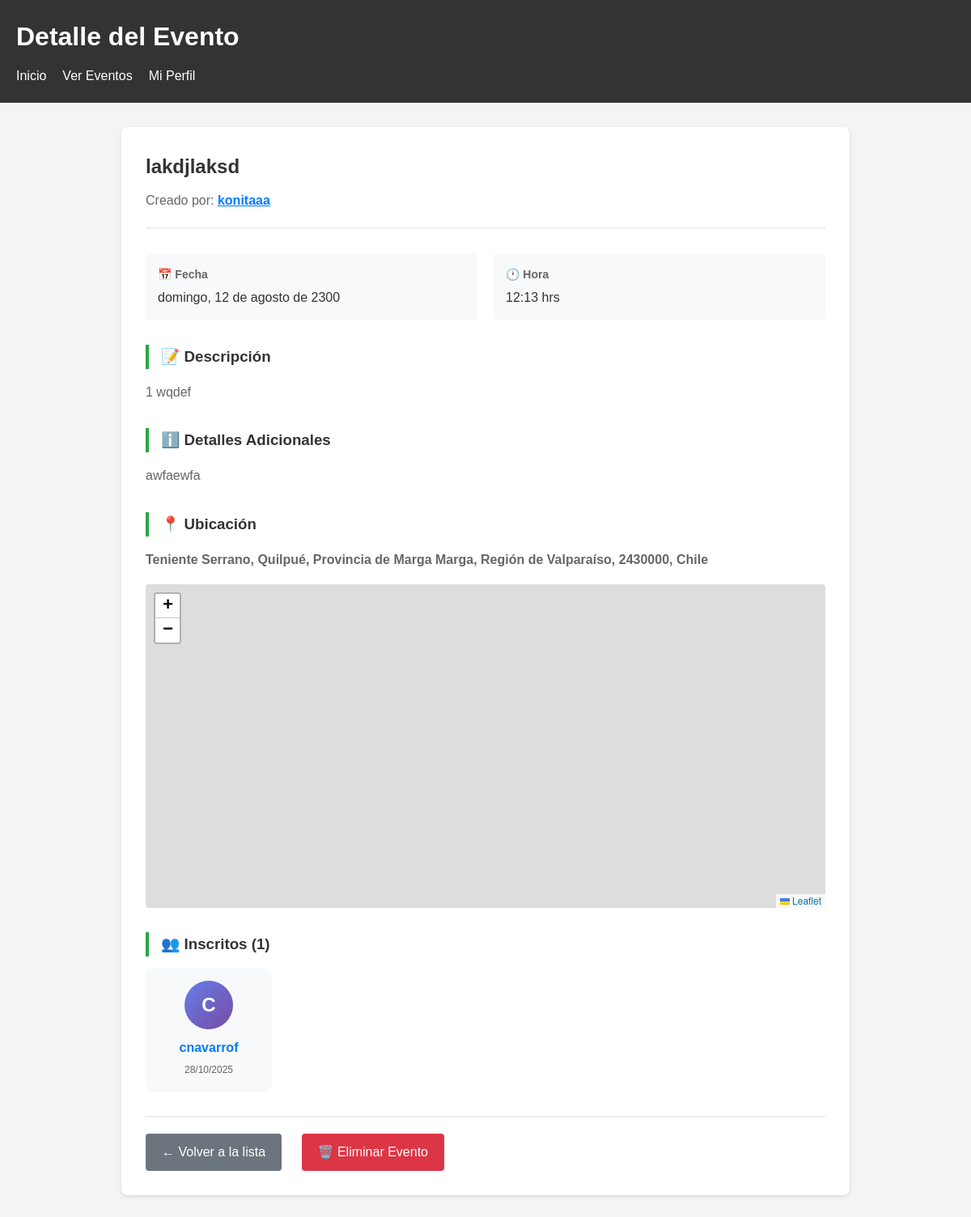
/eventos/5/ (signed in), run on the app's committed database.
### Humanet/models.py (models this page shows, shortened)
class Evento(models.Model):
    creador = models.ForeignKey(User, on_delete=models.CASCADE, related_name='eventos')
    nombre = models.CharField(max_length=200)
    fecha = models.DateField()
    hora = models.TimeField()
    ubicacion = models.CharField(max_length=300)
    latitud = models.DecimalField(max_digits=9, decimal_places=6, null=True, blank=True)
    longitud = models.DecimalField(max_digits=9, decimal_places=6, null=True, blank=True)
    descripcion = models.TextField()
    detalles = models.TextField(blank=True, null=True)
    imagen = models.ImageField(upload_to='eventos/', blank=True, null=True)
    fecha_creacion = models.DateTimeField(auto_now_add=True)
    class Meta:
        ordering = ['-fecha_creacion']
        verbose_name = 'Evento'
        verbose_name_plural = 'Eventos'

class Inscripcion(models.Model):
    evento = models.ForeignKey(Evento, on_delete=models.CASCADE, related_name='inscripciones')
    usuario = models.ForeignKey(User, on_delete=models.CASCADE, related_name='inscripciones')
    fecha_inscripcion = models.DateTimeField(auto_now_add=True)
    class Meta:
        unique_together = ('evento', 'usuario')  # Un usuario no puede inscribirse dos veces al mismo evento
        ordering = ['-fecha_inscripcion']
        verbose_name = 'Inscripción'
        verbose_name_plural = 'Inscripciones'

### Humanet/views.py (the view)
# urls.py: path('eventos/<int:evento_id>/', views.detalle_evento, name='detalle_evento'),
def detalle_evento(request, evento_id):
    evento = get_object_or_404(Evento, id=evento_id)
    inscripciones = evento.inscripciones.all()
    total_inscritos = inscripciones.count()
    usuario_inscrito = False
    if request.user.is_authenticated:
        usuario_inscrito = Inscripcion.objects.filter(evento=evento, usuario=request.user).exists()
    context = {
        'evento': evento,
        'inscripciones': inscripciones,
        'total_inscritos': total_inscritos,
        'usuario_inscrito': usuario_inscrito,
    }
    return render(request, 'Humanet/detalle_evento.html', context)

### Humanet/templates/Humanet/detalle_evento.html (shortened to what this page needs)
<!DOCTYPE html>
<html lang="es">
<head>
    <link rel="stylesheet" href="https://unpkg.com/leaflet@1.9.4/dist/leaflet.css" />
</head>
<body>
    <header>
        <h1>Detalle del Evento</h1>
        <nav>
            <ul>
                <li><a href="/">Inicio</a></li>
                <li><a href="{% url 'lista_eventos' %}">Ver Eventos</a></li>
                {% if user.is_authenticated %}
                    <li><a href="{% url 'perfil' %}">Mi Perfil</a></li>
                {% else %}
                    <li><a href="{% url 'login' %}">Iniciar Sesión</a></li>
                {% endif %}
            </ul>
        </nav>
    </header>
    <main>
        <div class="evento-header">
            <h2>{{ evento.nombre }}</h2>
            <p style="color: #666;">
                Creado por:
                <a href="{% url 'perfil_publico' evento.creador.username %}" style="color: #007bff; font-weight: bold;">
                    {{ evento.creador.username }}
               </a>
             </p>
       </div>
        <div class="evento-meta">
            <div class="meta-item">
                <strong>📅 Fecha</strong>
                <span>{{ evento.fecha|date:"l, d \d\e F \d\e Y" }}</span>
            </div>
            <div class="meta-item">
                <strong>🕐 Hora</strong>
                <span>{{ evento.hora|time:"H:i" }} hrs</span>
            </div>
        </div>
        <div class="seccion">
            <h3>📝 Descripción</h3>
            <p>{{ evento.descripcion }}</p>
        </div>
        {% if evento.detalles %}
        <div class="seccion">
            <h3>ℹ️ Detalles Adicionales</h3>
            <p>{{ evento.detalles }}</p>
        </div>
        {% endif %}
        <div class="seccion">
            <h3>📍 Ubicación</h3>
            <p><strong>{{ evento.ubicacion }}</strong></p>
            {% if evento.latitud and evento.longitud %}
            <div id="map"></div>
            {% endif %}
        </div>
        <div class="seccion">
    <h3>👥 Inscritos ({{ total_inscritos }})</h3>
    {% if inscripciones %}
    <div style="display: grid; grid-template-columns: repeat(auto-fill, minmax(150px, 1fr)); gap: 15px; margin-top: 15px;">
        {% for inscripcion in inscripciones %}
        <div style="background: #f8f9fa; padding: 15px; border-radius: 8px; text-align: center;">
            <div style="width: 60px; height: 60px; background: linear-gradient(135deg, #667eea 0%, #764ba2 100%); border-radius: 50%; margin: 0 auto 10px; display: flex; align-items: center; justify-content: center; color: white; font-size: 24px; font-weight: bold;">
                {{ inscripcion.usuario.username|slice:":1"|upper }}
            </div>
            <a href="{% url 'perfil_publico' inscripcion.usuario.username %}" style="color: #007bff; text-decoration: none; font-weight: bold;">
                {{ inscripcion.usuario.username }}
            </a>
            <p style="font-size: 12px; color: #666; margin-top: 5px;">
                {{ inscripcion.fecha_inscripcion|date:"d/m/Y" }}
            </p>
        </div>
        {% endfor %}
    </div>
    {% else %}
    <p style="text-align: center; color: #999; padding: 30px;">Aún no hay inscritos en este evento.</p>
    {% endif %}
</div>
<div class="acciones">
    <a href="{% url 'lista_eventos' %}" class="btn-volver">← Volver a la lista</a>
    {% if user.is_authenticated %}
        {% if user == evento.creador or user.is_staff %}
        <a href="{% url 'eliminar_evento' evento.id %}" class="btn-eliminar-evento">🗑️ Eliminar Evento</a>
        {% endif %}
    {% endif %}
</div>
</body>
</html>

### Humanet/templates/Humanet/detalle_evento.html (style rules this page uses)
.btn-eliminar-evento { display: inline-block; background: #dc3545; color: white; padding: 10px 20px; border-radius: 4px; text-decoration: none; margin-left: 10px; }
* { margin: 0; padding: 0; box-sizing: border-box; }
body { font-family: Arial, sans-serif; line-height: 1.6; background-color: #f4f4f4; }
header { background: #333; color: #fff; padding: 20px; }
header h1 { margin-bottom: 10px; }
nav ul { list-style: none; display: flex; gap: 20px; }
nav a { color: #fff; text-decoration: none; }
main { max-width: 900px; margin: 30px auto; background: white; padding: 30px; border-radius: 8px; box-shadow: 0 2px 5px rgba(0,0,0,0.1); }
.evento-header { border-bottom: 2px solid #eee; padding-bottom: 20px; margin-bottom: 30px; }
.evento-header h2 { color: #333; margin-bottom: 10px; }
.evento-meta { display: flex; flex-wrap: wrap; gap: 20px; margin-bottom: 30px; }
.meta-item { background: #f8f9fa; padding: 15px; border-radius: 4px; flex: 1; min-width: 200px; }
.meta-item strong { display: block; color: #666; font-size: 14px; margin-bottom: 5px; }
.meta-item span { font-size: 16px; color: #333; }
.seccion { margin-bottom: 30px; }
.seccion h3 { color: #333; margin-bottom: 15px; border-left: 4px solid #28a745; padding-left: 15px; }
.seccion p { color: #666; line-height: 1.8; }
#map { height: 400px; width: 100%; border-radius: 4px; margin-top: 15px; }
.btn-volver { display: inline-block; background: #6c757d; color: white; padding: 10px 20px; border-radius: 4px; text-decoration: none; margin-right: 10px; }
.acciones { margin-top: 30px; padding-top: 20px; border-top: 2px solid #eee; }

### data on the page
Evento: nombre "lakdjlaksd", creador.username "konitaaa", fecha "domingo, 12 de agosto de 2300", hora "12:13", descripcion "1 wqdef", detalles "awfaewfa", ubicacion "Teniente Serrano, Quilpué, Provincia de Marga Marga, Región de Valparaíso, 2430000, Chile"
Inscripcion: usuario.username "C", usuario.username "cnavarrof", fecha_inscripcion "28/10/2025"

### other printed values
{{ total_inscritos }} "1"
